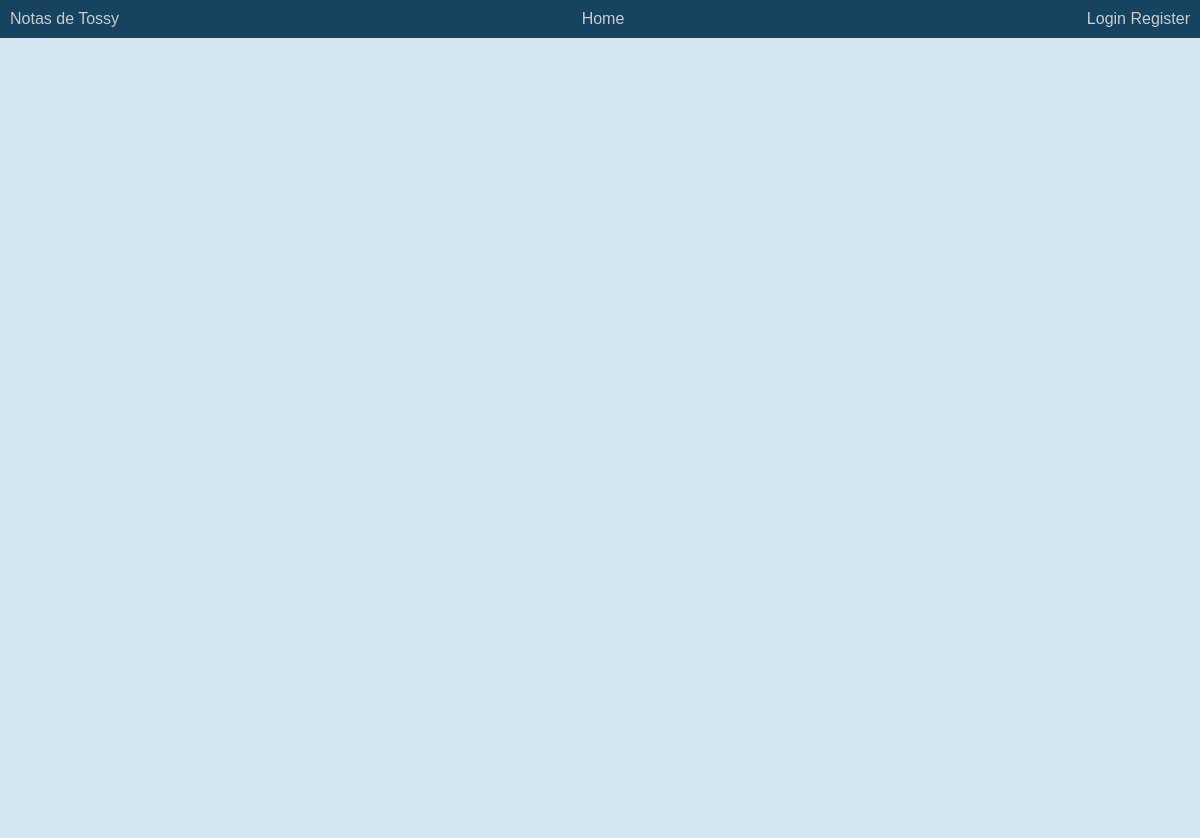
The app's page /notes/ (signed in), older data.
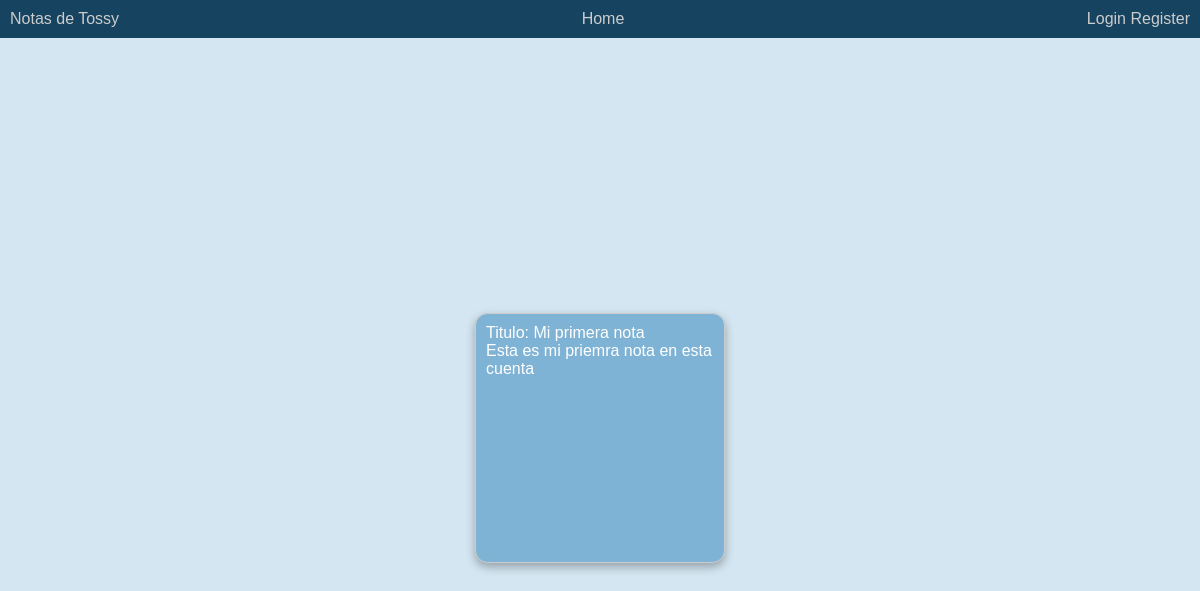
The same page, newer data.
### mycrudapp/models.py (models this page shows, shortened)
class Mynotes(models.Model):
    title = models.CharField(max_length=200)
    content = models.CharField(max_length=500)
    user_name = models.ForeignKey(Users, on_delete= models.CASCADE)

### mycrudapp/views.py (the view)
# urls.py: path('notes/', views.Notes, name='notes')
def Notes(request):
    user_name = request.session.get('user_name')
    try:
        user = Users.objects.get(user_name = user_name)
        notes = Mynotes.objects.filter(user_name = user)
        return render( request, 'notes.html', {'notes': notes, 'user_name': user_name})
    except Users.DoesNotExist:
        messages.error(request, 'El usuario no existe')

### mycrudapp/templates/notes.html (shortened to what this page needs)
{% load static %}
<!DOCTYPE html>
<html lang="en">
<head>
    <link rel="stylesheet" href="{% static 'styles/notes.css' %}">
</head>
<body>
    {% block content %}
    <nav class="nav-content">
        <p>Notas de {{user_name}}</p>
        <li><a href="/home">Home</a></li>
        <li><a href="/register-login">Login Register</a></li>
    </nav>
    <div class="content-for">
        {% for note in notes %}
        <div class="note-content">
            <p>Titulo: {{note.title}}</p>
            <p>{{ note.content }}</p>
        </div>
        {% endfor %}
    </div>
    {% endblock %}
</body>
</html>

Row changes from the older to the newer data that the page shows:
added Mynotes: title "Mi primera nota", content "Esta es mi priemra nota en esta cuenta"
